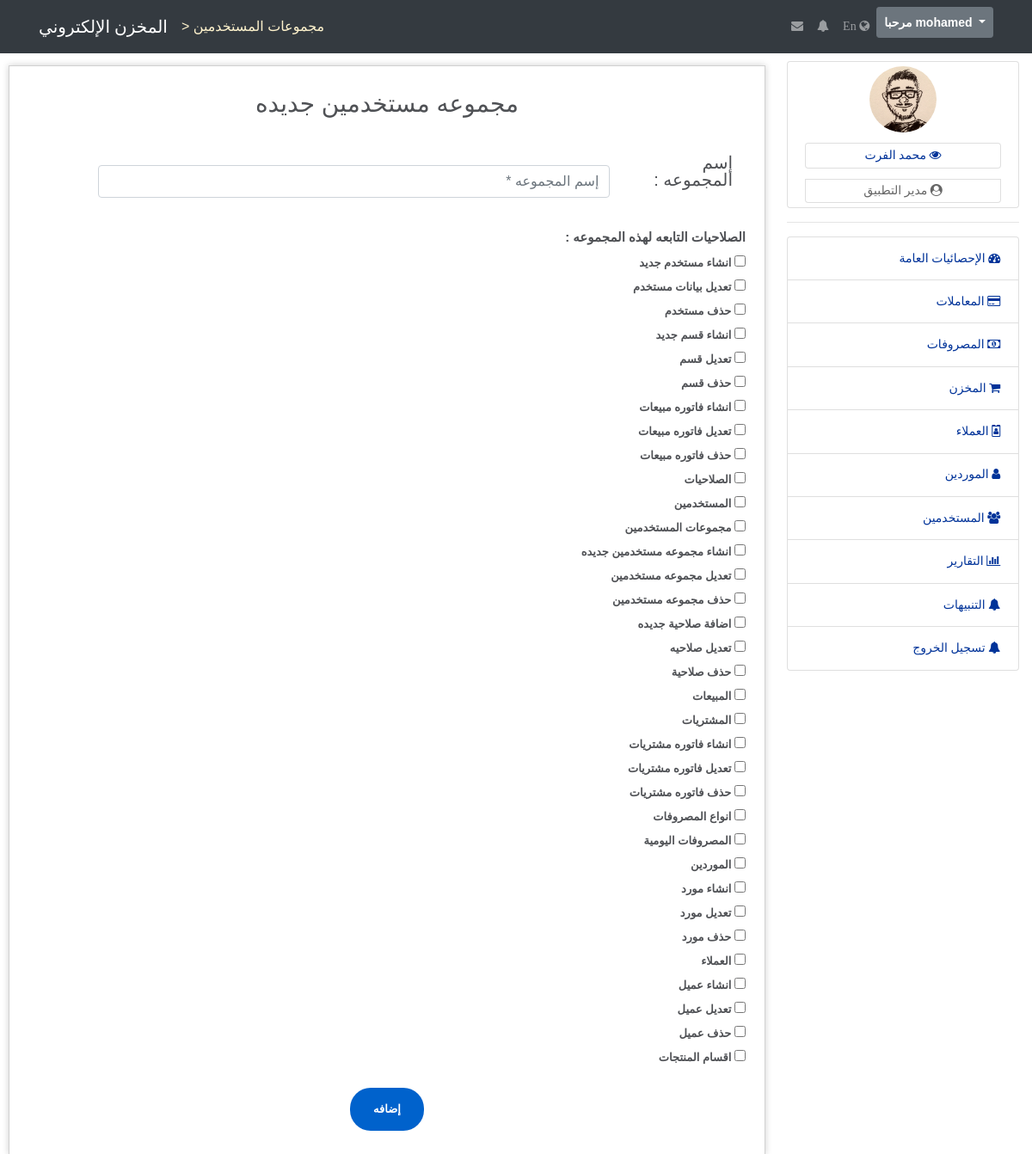
Before: /usersgroups/add (signed in) with the older database file.
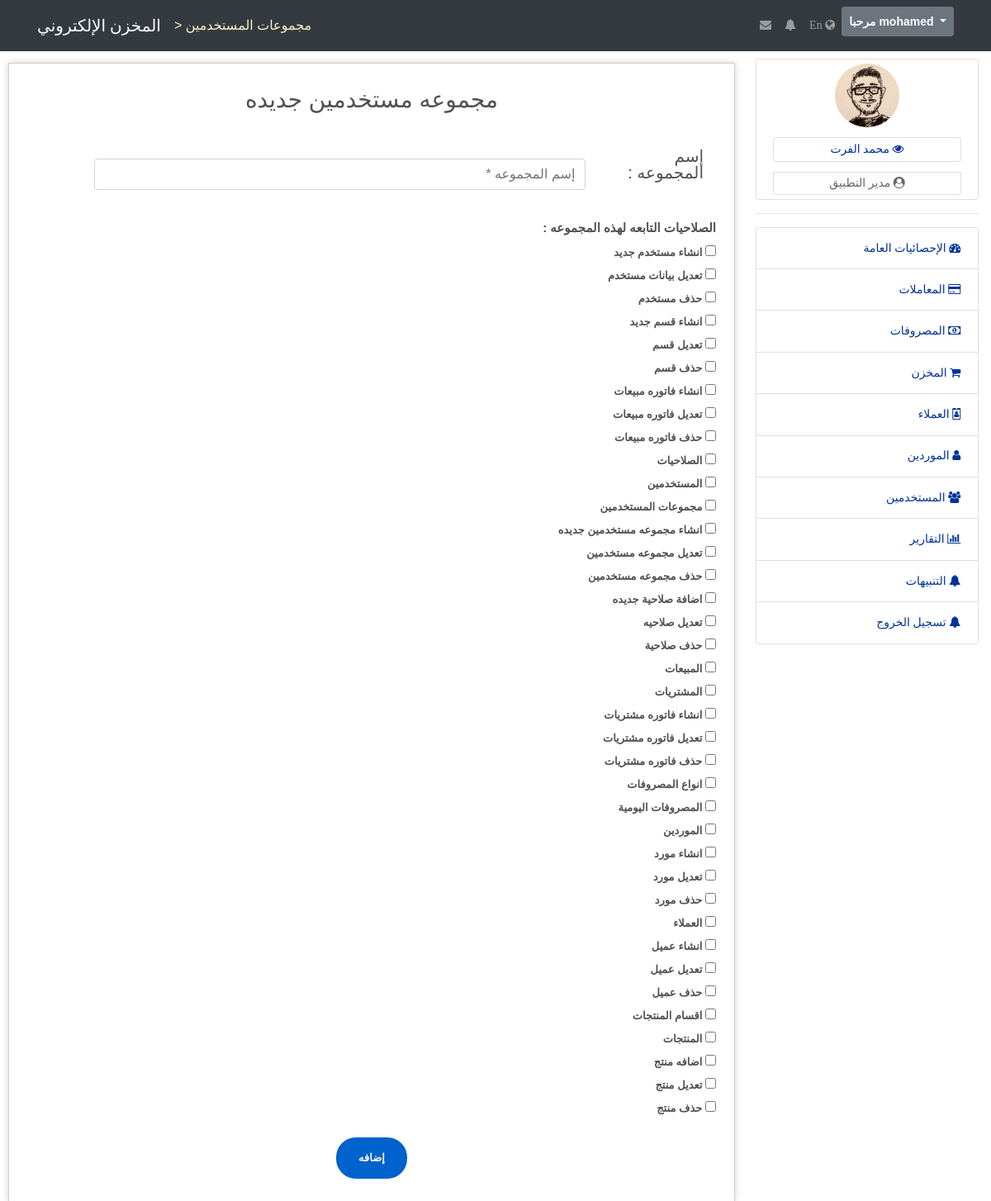
After: the same page with the newer database file.
### tables this page shows
CREATE TABLE `app_users_privileges` (
  `PrivilegeId` tinyint(3) UNSIGNED NOT NULL,
  `Privilege` varchar(30) NOT NULL,
  `PrivilegeTitle` varchar(30) NOT NULL
);

### app/views/usersgroups/add.view.php (the view)
<div id="container">
    <div class="container-fluid">
        <div class="text-center">
            <form class="app_form" method="post" enctype="application/x-www-form-urlencoded">
                <div class="tab-pane fade show active" id="home" role="tabpanel" aria-labelledby="home-tab">
                    <h3 class="register-heading"> <?= $text_add_new_group ?> </h3>
                    <div class="row register-form">
                        <div class="form-group col-md-12">
                            <label class="control-label col-sm-2" for="groupName"> <?= $text_group_name ?>  :  </label>
                            <label class="control-label col-sm-9">
                                <input type="text" class="form-control" placeholder="<?= $text_group_name ?> *" name="groupName" id="groupName" required />
                            </label>
                        </div>
                        <div class="container">
                            <div class="headbox"> <?= $text_group_privileges ?> : </div>
                            <?php
                            if ($privileges !== false){
                                foreach($privileges as $privilege){
                            ?>
                                <div class="input-group">
                                    <div class="checkbox">
                                        <label>
                                            <input type="checkbox" name="privilege[]" id="privilege[]" value="<?= $privilege->PrivilegeId ?>">
                                            <span><?= $privilege->Privilege ?></span>
                                        </label>
                                    </div>
                                </div>
                            <?php
                                }
                            }
                            ?>
                        </div>
                        <input type="submit" name="submit" class="btnRegister"  value="<?= $text_add ?>"/>
                    </div>
                </div>
            </form>
        </div>
    </div>
</div>

### app/lib/template/template.php (shortened to what the changed rows need)
<?php
class Template
{
    private $_templateParts;
    private $_action_view;
    private $_registry;
    public function __get($name)
    {
        return $this->_registry->$name;
    }
    public function __construct(array $parts)
    {
        $this->_templateParts = $parts;
    }
    public function setActionViewFile($actionViewPath)
    {
        $this->_action_view = $actionViewPath;
    }
    public function setRegistry($registry)
    {
        $this->_registry = $registry;
    }
    private function renderTemplateHeaderStart()
    {
        require TEMPLATE_PATH . 'templateheaderstart.php';
    }
    private function renderTemplateHeaderEnd()
    {
        require TEMPLATE_PATH . 'templateheaderend.php';
    }
    private function renderTemplateFooter()
    {
        require TEMPLATE_PATH . 'templatefooter.php';
    }
    private function renderTemplateBlocks()
    {
        if(!array_key_exists('template',$this->_templateParts)){
            echo '
                    <div style="background: #ce5656;padding: 5px;text-align: center">
                        <h1> Sorry You Have To Define The Template Blocks :( </h1>
                    </div>
                ';
        }else{
            $parts = $this->_templateParts['template'];
            if(!empty($parts)){
                foreach($parts as $partKey => $file){
                    if($partKey === ':view'){
                        require $this->_action_view;
                    }else{
                        require $file;
                    }
                }
            }
        }
    }
    private function renderHeaderResources()
    {
        $output = '';
        if(!array_key_exists('header_resources',$this->_templateParts)){
            echo '
                    <div style="background: #ce5656;padding: 5px;text-align: center">
                        <h1> Sorry You Have To Define The Header Resources :( </h1>
                    </div>
                ';
        }else{
            $resources = $this->_templateParts['header_resources'];
            $css = $resources['css'];
            if(!empty($css)){
                foreach($css as $cssKey => $path){
                    $output .= '<link type="text/css" rel="stylesheet" href="' . $path . '">';
                }
            }
            $js = $resources['js'];
            if(!empty($js)){
                foreach($js as $jsKey => $path){
                    $output .= '<script  src="' . $path . '"></script>';
                }
            }
        }
        echo $output;
    }
    public function renderApp()
    {
        $this->renderHeaderResources();
        $this->renderTemplateBlocks();
    }
}

### app/template/nav.php (shortened to what the changed rows need)
<nav class="navbar navbar-expand-lg navbar-dark bg-dark fixed-top">
    <div class="container">
        <a class="navbar-brand" href="/"><?= $text_logo ?></a>
        <h6 style="color: #fff3cd">
            <?php if(isset($title)) :  ?>
                <?= ' > ' . $title ?>
            <?php endif; ?>
        </h6>
        <div class="collapse navbar-collapse" id="navbarResponsive">
            <ul class="navbar-nav ml-auto">
                <li class="nav-item">
                    <a href="/messages" class="language_switch nav-link"><i class="fa fa-envelope"></i></a>
                </li>
                <li class="nav-item">
                    <a href="javascript:;" class="language_switch notifications nav-link"><i class="fa fa-bell"></i></a>
                </li>
                <li class="nav-item">
                    <a href="/language" class="language_switch nav-link"><span><?= $_SESSION['lang'] == 'ar' ? 'En' : 'عربي' ?></span> <i class="fa fa-globe"></i></a>
                </li>
            </ul>
            <div class="dropdown">
                <button class="btn btn-secondary btn-sm dropdown-toggle" type="button" data-toggle="dropdown" aria-haspopup="true" aria-expanded="false">
                    <span><?= $text_welcome ?> <?= $this->session->user->Username ?></span>
                </button>
            </div>
        </div>
    </div>
</nav>

### app/template/sidbar.php (shortened to what the changed rows need)
<aside class="col-lg-3 sidbar">
    <div>
        <div class="list-group">
            <div class="list-group-item" style="text-align:center">
                <img src="/images/avatar/avatar1.jpg" style="width:30%;border-radius:50%;">
                <p><a href="/users/profile" class="list-group-item" style="padding:2px"><i class="fa fa-eye"></i> <?= $this->session->user->profile->FirstName ?> <?= $this->session->user->profile->LastName ?> </a></p>
                <p class="list-group-item" style="padding:1px"><i class="fa fa-user-circle"></i> <?= $this->session->user->GroupName ?> </p>
            </div>
        </div>
    </div>
    <hr>
    <div>
        <div class="list-group">
            <li class="nav-item list-group-item <?= ($this->matchUrl('/') === true)  ? 'selected' : '' ?>">
                <a class="nav-link collapsed" href="/">
                    <i class="fa fa-dashboard"></i>
                    <span><?= $text_general_statistics ?></span>
                </a>
            </li>
            <li class="nav-item list-group-item">
                <a class="nav-link collapsed" href="#" data-toggle="collapse" data-target="#collapseOne" aria-expanded="true" aria-controls="collapseOne">
                    <i class="fa fa-credit-card"></i>
                    <span><?= $text_transactions ?></span>
                </a>
            </li>
            <li class="nav-item list-group-item">
                <a class="nav-link collapsed" href="#" data-toggle="collapse" data-target="#collapseTwo" aria-expanded="true" aria-controls="collapseTwo">
                    <i class="fa fa-money"></i>
                    <span><?= $text_expenses ?></span>
                </a>
            </li>
            <li class="nav-item list-group-item">
                <a class="nav-link collapsed" href="#" data-toggle="collapse" data-target="#collapseThree" aria-expanded="true" aria-controls="collapseThree">
                    <i class="fa fa-shopping-cart"></i>
                    <span><?= $text_store ?></span>
                </a>
            </li>
            <li class="nav-item list-group-item <?= ($this->matchUrl('/clients') === true)  ? 'selected' : '' ?>">
                <a class="nav-link collapsed" href="/clients">
                    <i class="fa fa-id-badge"></i>
                    <span><?= $text_clients ?></span>
                </a>
            </li>
            <li class="nav-item list-group-item <?= ($this->matchUrl('/suppliers') === true)  ? 'selected' : '' ?>">
                <a class="nav-link collapsed" href="/suppliers">
                    <i class="fa fa-user"></i>
                    <span><?= $text_suppliers ?></span>
                </a>
            </li>
            <li class="nav-item list-group-item">
                <a class="nav-link collapsed" href="#" data-toggle="collapse" data-target="#collapseSex" aria-expanded="true" aria-controls="collapseSex">
                    <i class="fa fa-group"></i>
                    <span><?= $text_users ?></span>
                </a>
            </li>
            <li class="nav-item list-group-item <?= ($this->matchUrl('/reports') === true)  ? 'selected' : '' ?>">
                <a class="nav-link collapsed" href="/reports">
                    <i class="fa fa-bar-chart"></i>
                    <span><?= $text_reports ?></span>
                </a>
            </li>
            <li class="nav-item list-group-item <?= ($this->matchUrl('/notifications') === true)  ? 'selected' : '' ?>">
                <a class="nav-link collapsed" href="/notifications">
                    <i class="fa fa-bell"></i>
                    <span><?= $text_notifications ?></span>
                </a>
            </li>
            <li class="nav-item list-group-item <?= ($this->matchUrl('/auth/logout') === true)  ? 'selected' : '' ?>">
                <a class="nav-link collapsed" href="/auth/logout">
                    <i class="fa fa-bell"></i>
                    <span><?= $text_log_out ?></span>
                </a>
            </li>
        </div>
    </div>
</aside>
<div class="action_view">

Changed rows visible on the page:
added app_users_privileges: Privilege "المنتجات"
added app_users_privileges: Privilege "اضافه منتج"
added app_users_privileges: Privilege "تعديل منتج"
added app_users_privileges: Privilege "حذف منتج"
